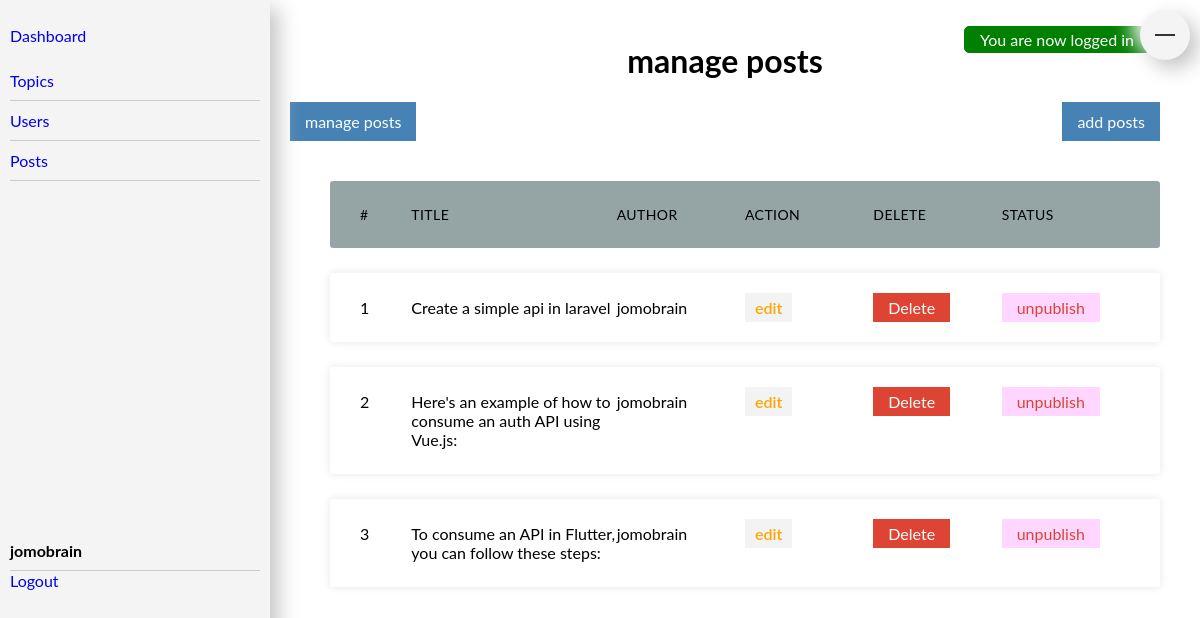
The app's page /admin/posts/index.php (signed in) with its own data.
### tables this page shows
CREATE TABLE `posts` (
  `id` int(11) NOT NULL,
  `user_id` int(11) NOT NULL,
  `topic_id` int(11) DEFAULT NULL,
  `title` varchar(100) NOT NULL,
  `image` varchar(120) NOT NULL,
  `body` varchar(255) NOT NULL,
  `published` tinyint(4) NOT NULL,
  `created_at` datetime NOT NULL DEFAULT current_timestamp()
);

CREATE TABLE `users` (
  `id` int(11) NOT NULL,
  `admin` tinyint(4) NOT NULL,
  `username` varchar(255) NOT NULL,
  `email` varchar(255) NOT NULL,
  `password` varchar(255) NOT NULL,
  `created_at` timestamp NOT NULL DEFAULT current_timestamp()
);

### app/database/db.php (called while the page is built, shortened)
<?php
require('connect.php');
function executeQuery($sql,$data){
    global $conn;
    $stmt=$conn->prepare($sql);
    $values=array_values($data);
    $types=str_repeat('s',count($values));
    $stmt->bind_param($types, ...$values);
    $stmt->execute();
    return $stmt;
}
function selectAll($table,$conditions=[]){
    global $conn;
    $sql="SELECT * FROM $table  ";
    if (empty($conditions)) {
        $stmt=$conn->prepare($sql);
        $stmt->execute();
        $records=$stmt->get_result()->fetch_all();
        return $records;
    }
}
function selectOne($table,$conditions){
    $sql="SELECT * FROM $table  ";
        $index=0;
        foreach($conditions as $key=>$value){
            if($index===0){
                $sql=$sql. " WHERE $key=? ";
            }else{
                $sql=$sql. " AND  $key=? ";
            }
         $index++;
        }
        $sql=$sql." LIMIT 1 ";
        $stmt=executeQuery($sql,$conditions);
        $records=$stmt->get_result()->fetch_assoc();
        return $records;
}

### app/controllers/posts.php (called while the page is built, shortened)
<?php
include(ROOT_PATH."/app/database/db.php");
$table="posts";
$posts=selectAll($table);

### admin/posts/index.php (the view, shortened to what this page needs)
<?php include(ROOT_PATH."/app/controllers/posts.php");?>
<?php include( ROOT_PATH."/app/includes/admin/header.php"); ?>
<?php include( ROOT_PATH."/app/includes/admin/sidebar.php"); ?>
	<div id="content">
      <div class="container">
      <h1> manage posts</h1>
      <?php include(ROOT_PATH. "/app/includes/message.php") ?>
        <div class="btns">
        <a class="btn" href="<?php echo BASE_URL ."/admin/posts/index.php" ?>">manage posts</a>
        <a class="btn" href="<?php echo BASE_URL ."/admin/posts/create.php" ?>">add posts</a>
        </div>
  <ul class="responsive-table">
    <li class="table-header">
      <div class="col col-1">#</div>
      <div class="col col-2">Title</div>
      <div class="col col-3">Author</div>
      <div class="col col-4">Action</div>
      <div class="col col-4">Delete</div>
      <div class="col col-4">Status</div>
    </li>
    <?php foreach ($posts as $key=> $topic) : ?>
      <li class="table-row">
      <div class="col col-1" data-label="Serial"><?php echo $key+1 ?></div>
      <div class="col col-2" > <?php echo $topic[3] ?> </div>
      <?php $author=selectOne("users",["id"=>$topic[1] ]); ?>
      <div class="col col-3" data-label="author"> <?php echo $author["username"]?> </div>
      <div class="col col-3" data-label="action">
        <a href="edit.php?id=<?php echo $topic[0] ?>" class="edit">
          edit
        </a>
      </div>
      <div class="col col-3" data-label="action">
        <a href="edit.php?delete_id=<?php echo $topic[0] ?>"  class="delete">Delete</a>
      </div>
      <div class="col col-4" data-label="Status">
        <?php if($topic[6]) : ?>
          <a href="edit.php?published=0&p_id=<?php echo $topic[0] ?>" class="unpublish">unpublish</a>
        <?php else: ?>
          <a href="edit.php?published=1&p_id=<?php echo $topic[0] ?>" class="publish">publish</a>
        <?php endif ; ?>
      </div>
     </li>
      <?php endforeach ; ?>
  </ul>
</div>
     </div>
     <?php include( ROOT_PATH."/app/includes/admin/bottom.php") ?>

### assets/css/admin.css (style rules this page uses)
a { text-decoration: none; }
h1 { text-align: center; }
.edit { color: orange; }
.delete { background: #d43; color: #fff; padding: 5px 15px; }
.btns { margin-bottom: 40px; display: flex; justify-content: space-between; align-items: center; }
.btn { padding: 10px 15px; background: steelblue; color: #fff; }
#content { margin-left: 250px; padding: 20px 30px; }

### assets/css/table.css (style rules this page uses)
.container { max-width: 1000px; margin-left: auto; margin-right: auto; padding-left: 10px; padding-right: 10px; }
.responsive-table li { border-radius: 3px; padding: 25px 30px; display: flex; justify-content: space-between; margin-bottom: 25px; }
.responsive-table .table-header { background-color: #95a5a6; font-size: 14px; text-transform: uppercase; letter-spacing: 0.03em; }
.responsive-table .table-row { background-color: #ffffff; box-shadow: 0px 0px 9px 0px rgba(0, 0, 0, 0.1); }
.responsive-table .col-1 { flex-basis: 10%; }
.responsive-table .col-2 { flex-basis: 40%; }
.responsive-table .col-3 { flex-basis: 25%; }
.responsive-table .col-4 { flex-basis: 25%; }

### app/includes/admin/sidebar.php (style rules this page uses)
.unpublish { background: #f3f3; color: #d43; padding: 5px 15px; }
.edit { color: orange; background: #f3f3f3; padding: 5px 10px; font-weight: 600; }

### records on screen
posts: title "Create a simple api in laravel", user.username "jomobrain"
posts: title "Here's an example of how to consume an auth API using Vue.js:", user.username "jomobrain"
posts: title "To consume an API in Flutter, you can follow these steps:", user.username "jomobrain"

### other values on screen
$_SESSION["username"] "jomobrain"
$_SESSION["message"] "You are now logged in"
